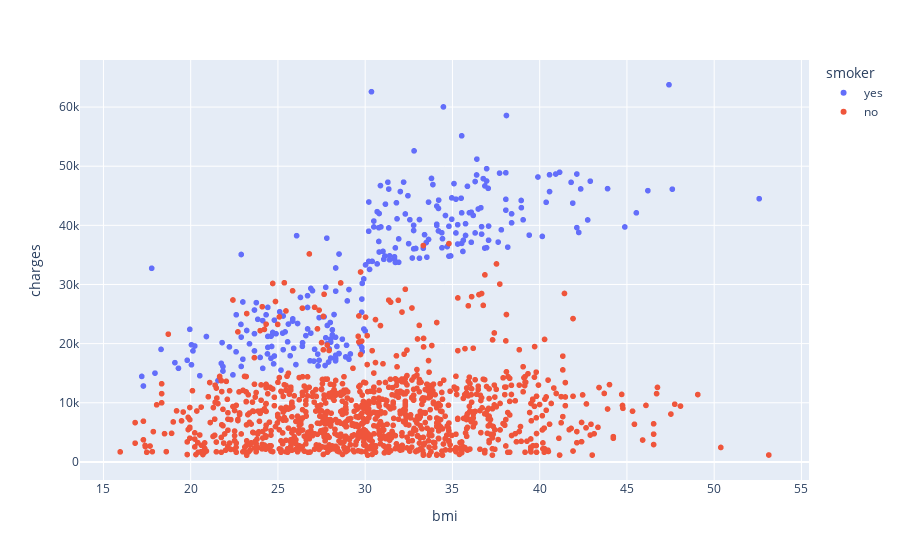

The cell this chart's notebook holds for it:
### Code cell
bmi_charge = px.scatter(medical_df , x = 'bmi' , y = 'charges', color = 'smoker')
bmi_charge.show()

### Figure 1 — Plotly figure (JSON) as saved in the notebook; plotly's stock layout.template omitted (floating-point values rounded to 4 significant figures; data arrays with more than 128 entries replaced by an {"elided": "..."} marker saying what was removed)
{"data": [{"hovertemplate": "smoker=yes<br>bmi=%{x}<br>charges=%{y}<extra></extra>", "legendgroup": "yes", "marker": {"color": "#636efa", "symbol": "circle"}, "mode": "markers", "name": "yes", "showlegend": true, "type": "scattergl", "x": {"elided": "274 float values"}, "xaxis": "x", "y": {"elided": "274 float values"}, "yaxis": "y"}, {"hovertemplate": "smoker=no<br>bmi=%{x}<br>charges=%{y}<extra></extra>", "legendgroup": "no", "marker": {"color": "#EF553B", "symbol": "circle"}, "mode": "markers", "name": "no", "showlegend": true, "type": "scattergl", "x": {"elided": "1064 float values"}, "xaxis": "x", "y": {"elided": "1064 float values"}, "yaxis": "y"}], "layout": {"legend": {"title": {"text": "smoker"}, "tracegroupgap": 0}, "margin": {"t": 60}, "xaxis": {"anchor": "y", "domain": [0, 1], "title": {"text": "bmi"}}, "yaxis": {"anchor": "x", "domain": [0, 1], "title": {"text": "charges"}}}}
